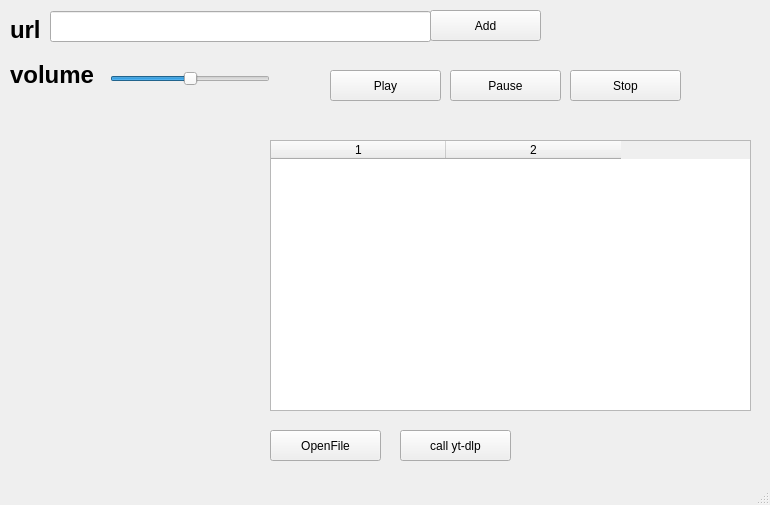
<?xml version="1.0" encoding="UTF-8"?>
<ui version="4.0">
 <class>My_Qt_PlayerClass</class>
 <widget class="QMainWindow" name="My_Qt_PlayerClass">
  <property name="geometry">
   <rect>
    <x>0</x>
    <y>0</y>
    <width>770</width>
    <height>505</height>
   </rect>
  </property>
  <property name="windowTitle">
   <string>My_Qt_Player</string>
  </property>
  <widget class="QWidget" name="centralWidget">
   <widget class="QPushButton" name="OpenFile_button">
    <property name="geometry">
     <rect>
      <x>270</x>
      <y>430</y>
      <width>111</width>
      <height>31</height>
     </rect>
    </property>
    <property name="text">
     <string>OpenFile</string>
    </property>
   </widget>
   <widget class="QPushButton" name="Play_Button">
    <property name="geometry">
     <rect>
      <x>330</x>
      <y>70</y>
      <width>111</width>
      <height>31</height>
     </rect>
    </property>
    <property name="text">
     <string>Play</string>
    </property>
   </widget>
   <widget class="QPushButton" name="Pause_Button">
    <property name="geometry">
     <rect>
      <x>450</x>
      <y>70</y>
      <width>111</width>
      <height>31</height>
     </rect>
    </property>
    <property name="text">
     <string>Pause</string>
    </property>
   </widget>
   <widget class="QPushButton" name="Stop_Button">
    <property name="geometry">
     <rect>
      <x>570</x>
      <y>70</y>
      <width>111</width>
      <height>31</height>
     </rect>
    </property>
    <property name="text">
     <string>Stop</string>
    </property>
   </widget>
   <widget class="QSlider" name="volume_slider">
    <property name="geometry">
     <rect>
      <x>110</x>
      <y>70</y>
      <width>160</width>
      <height>18</height>
     </rect>
    </property>
    <property name="minimum">
     <number>1</number>
    </property>
    <property name="value">
     <number>50</number>
    </property>
    <property name="orientation">
     <enum>Qt::Horizontal</enum>
    </property>
   </widget>
   <widget class="QLabel" name="volume_label">
    <property name="geometry">
     <rect>
      <x>10</x>
      <y>60</y>
      <width>91</width>
      <height>31</height>
     </rect>
    </property>
    <property name="text">
     <string>&lt;html&gt;&lt;head/&gt;&lt;body&gt;&lt;p&gt;&lt;span style=&quot; font-size:18pt; font-weight:600;&quot;&gt;volume&lt;/span&gt;&lt;/p&gt;&lt;/body&gt;&lt;/html&gt;</string>
    </property>
   </widget>
   <widget class="QTableWidget" name="audio_list_table_widget">
    <property name="geometry">
     <rect>
      <x>270</x>
      <y>140</y>
      <width>481</width>
      <height>271</height>
     </rect>
    </property>
    <property name="rowCount">
     <number>0</number>
    </property>
    <property name="columnCount">
     <number>2</number>
    </property>
    <attribute name="horizontalHeaderVisible">
     <bool>true</bool>
    </attribute>
    <attribute name="horizontalHeaderDefaultSectionSize">
     <number>175</number>
    </attribute>
    <attribute name="horizontalHeaderHighlightSections">
     <bool>true</bool>
    </attribute>
    <attribute name="verticalHeaderVisible">
     <bool>true</bool>
    </attribute>
    <attribute name="verticalHeaderDefaultSectionSize">
     <number>41</number>
    </attribute>
    <column/>
    <column/>
   </widget>
   <widget class="QPushButton" name="Add_new_audio_button">
    <property name="geometry">
     <rect>
      <x>430</x>
      <y>10</y>
      <width>111</width>
      <height>31</height>
     </rect>
    </property>
    <property name="text">
     <string>Add</string>
    </property>
   </widget>
   <widget class="QPushButton" name="call_yt_dlp_debug_button">
    <property name="geometry">
     <rect>
      <x>400</x>
      <y>430</y>
      <width>111</width>
      <height>31</height>
     </rect>
    </property>
    <property name="text">
     <string>call yt-dlp</string>
    </property>
   </widget>
   <widget class="QLineEdit" name="url_line_edit">
    <property name="geometry">
     <rect>
      <x>50</x>
      <y>11</y>
      <width>381</width>
      <height>31</height>
     </rect>
    </property>
   </widget>
   <widget class="QLabel" name="url_label">
    <property name="geometry">
     <rect>
      <x>10</x>
      <y>10</y>
      <width>41</width>
      <height>41</height>
     </rect>
    </property>
    <property name="text">
     <string>&lt;html&gt;&lt;head/&gt;&lt;body&gt;&lt;p&gt;&lt;span style=&quot; font-size:18pt; font-weight:600;&quot;&gt;url&lt;/span&gt;&lt;/p&gt;&lt;/body&gt;&lt;/html&gt;</string>
    </property>
   </widget>
   <zorder>Play_Button</zorder>
   <zorder>Pause_Button</zorder>
   <zorder>OpenFile_button</zorder>
   <zorder>Stop_Button</zorder>
   <zorder>volume_slider</zorder>
   <zorder>volume_label</zorder>
   <zorder>audio_list_table_widget</zorder>
   <zorder>Add_new_audio_button</zorder>
   <zorder>call_yt_dlp_debug_button</zorder>
   <zorder>url_line_edit</zorder>
   <zorder>url_label</zorder>
  </widget>
  <widget class="QStatusBar" name="statusBar"/>
 </widget>
 <layoutdefault spacing="6" margin="11"/>
 <resources>
  <include location="My_Qt_Player.qrc"/>
 </resources>
 <connections/>
</ui>
